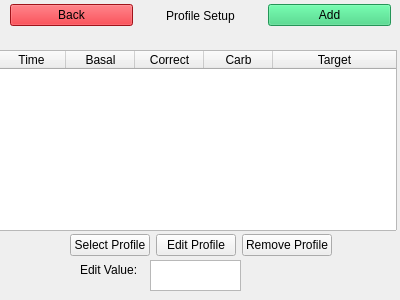
<?xml version="1.0" encoding="UTF-8"?>
<ui version="4.0">
 <class>ScreenProfileSetup</class>
 <widget class="QWidget" name="ScreenProfileSetup">
  <property name="geometry">
   <rect>
    <x>0</x>
    <y>0</y>
    <width>400</width>
    <height>300</height>
   </rect>
  </property>
  <property name="windowTitle">
   <string>Form</string>
  </property>
  <widget class="QWidget" name="horizontalLayoutWidget">
   <property name="geometry">
    <rect>
     <x>10</x>
     <y>0</y>
     <width>381</width>
     <height>31</height>
    </rect>
   </property>
   <layout class="QHBoxLayout" name="horizontalLayout">
    <item>
     <widget class="QPushButton" name="backButton">
      <property name="palette">
       <palette>
        <active>
         <colorrole role="WindowText">
          <brush brushstyle="SolidPattern">
           <color alpha="255">
            <red>0</red>
            <green>0</green>
            <blue>0</blue>
           </color>
          </brush>
         </colorrole>
         <colorrole role="Button">
          <brush brushstyle="SolidPattern">
           <color alpha="255">
            <red>224</red>
            <green>27</green>
            <blue>36</blue>
           </color>
          </brush>
         </colorrole>
         <colorrole role="Light">
          <brush brushstyle="SolidPattern">
           <color alpha="255">
            <red>255</red>
            <green>112</green>
            <blue>118</blue>
           </color>
          </brush>
         </colorrole>
         <colorrole role="Midlight">
          <brush brushstyle="SolidPattern">
           <color alpha="255">
            <red>239</red>
            <green>69</green>
            <blue>77</blue>
           </color>
          </brush>
         </colorrole>
         <colorrole role="Dark">
          <brush brushstyle="SolidPattern">
           <color alpha="255">
            <red>112</red>
            <green>13</green>
            <blue>18</blue>
           </color>
          </brush>
         </colorrole>
         <colorrole role="Mid">
          <brush brushstyle="SolidPattern">
           <color alpha="255">
            <red>149</red>
            <green>18</green>
            <blue>24</blue>
           </color>
          </brush>
         </colorrole>
         <colorrole role="Text">
          <brush brushstyle="SolidPattern">
           <color alpha="255">
            <red>0</red>
            <green>0</green>
            <blue>0</blue>
           </color>
          </brush>
         </colorrole>
         <colorrole role="BrightText">
          <brush brushstyle="SolidPattern">
           <color alpha="255">
            <red>255</red>
            <green>255</green>
            <blue>255</blue>
           </color>
          </brush>
         </colorrole>
         <colorrole role="ButtonText">
          <brush brushstyle="SolidPattern">
           <color alpha="255">
            <red>0</red>
            <green>0</green>
            <blue>0</blue>
           </color>
          </brush>
         </colorrole>
         <colorrole role="Base">
          <brush brushstyle="SolidPattern">
           <color alpha="255">
            <red>255</red>
            <green>255</green>
            <blue>255</blue>
           </color>
          </brush>
         </colorrole>
         <colorrole role="Window">
          <brush brushstyle="SolidPattern">
           <color alpha="255">
            <red>224</red>
            <green>27</green>
            <blue>36</blue>
           </color>
          </brush>
         </colorrole>
         <colorrole role="Shadow">
          <brush brushstyle="SolidPattern">
           <color alpha="255">
            <red>0</red>
            <green>0</green>
            <blue>0</blue>
           </color>
          </brush>
         </colorrole>
         <colorrole role="AlternateBase">
          <brush brushstyle="SolidPattern">
           <color alpha="255">
            <red>239</red>
            <green>141</green>
            <blue>145</blue>
           </color>
          </brush>
         </colorrole>
         <colorrole role="ToolTipBase">
          <brush brushstyle="SolidPattern">
           <color alpha="255">
            <red>255</red>
            <green>255</green>
            <blue>220</blue>
           </color>
          </brush>
         </colorrole>
         <colorrole role="ToolTipText">
          <brush brushstyle="SolidPattern">
           <color alpha="255">
            <red>0</red>
            <green>0</green>
            <blue>0</blue>
           </color>
          </brush>
         </colorrole>
         <colorrole role="PlaceholderText">
          <brush brushstyle="SolidPattern">
           <color alpha="128">
            <red>0</red>
            <green>0</green>
            <blue>0</blue>
           </color>
          </brush>
         </colorrole>
        </active>
        <inactive>
         <colorrole role="WindowText">
          <brush brushstyle="SolidPattern">
           <color alpha="255">
            <red>0</red>
            <green>0</green>
            <blue>0</blue>
           </color>
          </brush>
         </colorrole>
         <colorrole role="Button">
          <brush brushstyle="SolidPattern">
           <color alpha="255">
            <red>224</red>
            <green>27</green>
            <blue>36</blue>
           </color>
          </brush>
         </colorrole>
         <colorrole role="Light">
          <brush brushstyle="SolidPattern">
           <color alpha="255">
            <red>255</red>
            <green>112</green>
            <blue>118</blue>
           </color>
          </brush>
         </colorrole>
         <colorrole role="Midlight">
          <brush brushstyle="SolidPattern">
           <color alpha="255">
            <red>239</red>
            <green>69</green>
            <blue>77</blue>
           </color>
          </brush>
         </colorrole>
         <colorrole role="Dark">
          <brush brushstyle="SolidPattern">
           <color alpha="255">
            <red>112</red>
            <green>13</green>
            <blue>18</blue>
           </color>
          </brush>
         </colorrole>
         <colorrole role="Mid">
          <brush brushstyle="SolidPattern">
           <color alpha="255">
            <red>149</red>
            <green>18</green>
            <blue>24</blue>
           </color>
          </brush>
         </colorrole>
         <colorrole role="Text">
          <brush brushstyle="SolidPattern">
           <color alpha="255">
            <red>0</red>
            <green>0</green>
            <blue>0</blue>
           </color>
          </brush>
         </colorrole>
         <colorrole role="BrightText">
          <brush brushstyle="SolidPattern">
           <color alpha="255">
            <red>255</red>
            <green>255</green>
            <blue>255</blue>
           </color>
          </brush>
         </colorrole>
         <colorrole role="ButtonText">
          <brush brushstyle="SolidPattern">
           <color alpha="255">
            <red>0</red>
            <green>0</green>
            <blue>0</blue>
           </color>
          </brush>
         </colorrole>
         <colorrole role="Base">
          <brush brushstyle="SolidPattern">
           <color alpha="255">
            <red>255</red>
            <green>255</green>
            <blue>255</blue>
           </color>
          </brush>
         </colorrole>
         <colorrole role="Window">
          <brush brushstyle="SolidPattern">
           <color alpha="255">
            <red>224</red>
            <green>27</green>
            <blue>36</blue>
           </color>
          </brush>
         </colorrole>
         <colorrole role="Shadow">
          <brush brushstyle="SolidPattern">
           <color alpha="255">
            <red>0</red>
            <green>0</green>
            <blue>0</blue>
           </color>
          </brush>
         </colorrole>
         <colorrole role="AlternateBase">
          <brush brushstyle="SolidPattern">
           <color alpha="255">
            <red>239</red>
            <green>141</green>
            <blue>145</blue>
           </color>
          </brush>
         </colorrole>
         <colorrole role="ToolTipBase">
          <brush brushstyle="SolidPattern">
           <color alpha="255">
            <red>255</red>
            <green>255</green>
            <blue>220</blue>
           </color>
          </brush>
         </colorrole>
         <colorrole role="ToolTipText">
          <brush brushstyle="SolidPattern">
           <color alpha="255">
            <red>0</red>
            <green>0</green>
            <blue>0</blue>
           </color>
          </brush>
         </colorrole>
         <colorrole role="PlaceholderText">
          <brush brushstyle="SolidPattern">
           <color alpha="128">
            <red>0</red>
            <green>0</green>
            <blue>0</blue>
           </color>
          </brush>
         </colorrole>
        </inactive>
        <disabled>
         <colorrole role="WindowText">
          <brush brushstyle="SolidPattern">
           <color alpha="255">
            <red>112</red>
            <green>13</green>
            <blue>18</blue>
           </color>
          </brush>
         </colorrole>
         <colorrole role="Button">
          <brush brushstyle="SolidPattern">
           <color alpha="255">
            <red>224</red>
            <green>27</green>
            <blue>36</blue>
           </color>
          </brush>
         </colorrole>
         <colorrole role="Light">
          <brush brushstyle="SolidPattern">
           <color alpha="255">
            <red>255</red>
            <green>112</green>
            <blue>118</blue>
           </color>
          </brush>
         </colorrole>
         <colorrole role="Midlight">
          <brush brushstyle="SolidPattern">
           <color alpha="255">
            <red>239</red>
            <green>69</green>
            <blue>77</blue>
           </color>
          </brush>
         </colorrole>
         <colorrole role="Dark">
          <brush brushstyle="SolidPattern">
           <color alpha="255">
            <red>112</red>
            <green>13</green>
            <blue>18</blue>
           </color>
          </brush>
         </colorrole>
         <colorrole role="Mid">
          <brush brushstyle="SolidPattern">
           <color alpha="255">
            <red>149</red>
            <green>18</green>
            <blue>24</blue>
           </color>
          </brush>
         </colorrole>
         <colorrole role="Text">
          <brush brushstyle="SolidPattern">
           <color alpha="255">
            <red>112</red>
            <green>13</green>
            <blue>18</blue>
           </color>
          </brush>
         </colorrole>
         <colorrole role="BrightText">
          <brush brushstyle="SolidPattern">
           <color alpha="255">
            <red>255</red>
            <green>255</green>
            <blue>255</blue>
           </color>
          </brush>
         </colorrole>
         <colorrole role="ButtonText">
          <brush brushstyle="SolidPattern">
           <color alpha="255">
            <red>112</red>
            <green>13</green>
            <blue>18</blue>
           </color>
          </brush>
         </colorrole>
         <colorrole role="Base">
          <brush brushstyle="SolidPattern">
           <color alpha="255">
            <red>224</red>
            <green>27</green>
            <blue>36</blue>
           </color>
          </brush>
         </colorrole>
         <colorrole role="Window">
          <brush brushstyle="SolidPattern">
           <color alpha="255">
            <red>224</red>
            <green>27</green>
            <blue>36</blue>
           </color>
          </brush>
         </colorrole>
         <colorrole role="Shadow">
          <brush brushstyle="SolidPattern">
           <color alpha="255">
            <red>0</red>
            <green>0</green>
            <blue>0</blue>
           </color>
          </brush>
         </colorrole>
         <colorrole role="AlternateBase">
          <brush brushstyle="SolidPattern">
           <color alpha="255">
            <red>224</red>
            <green>27</green>
            <blue>36</blue>
           </color>
          </brush>
         </colorrole>
         <colorrole role="ToolTipBase">
          <brush brushstyle="SolidPattern">
           <color alpha="255">
            <red>255</red>
            <green>255</green>
            <blue>220</blue>
           </color>
          </brush>
         </colorrole>
         <colorrole role="ToolTipText">
          <brush brushstyle="SolidPattern">
           <color alpha="255">
            <red>0</red>
            <green>0</green>
            <blue>0</blue>
           </color>
          </brush>
         </colorrole>
         <colorrole role="PlaceholderText">
          <brush brushstyle="SolidPattern">
           <color alpha="128">
            <red>0</red>
            <green>0</green>
            <blue>0</blue>
           </color>
          </brush>
         </colorrole>
        </disabled>
       </palette>
      </property>
      <property name="text">
       <string>Back</string>
      </property>
     </widget>
    </item>
    <item>
     <widget class="QLabel" name="title">
      <property name="text">
       <string>Profile Setup</string>
      </property>
      <property name="alignment">
       <set>Qt::AlignCenter</set>
      </property>
     </widget>
    </item>
    <item>
     <widget class="QPushButton" name="addButton">
      <property name="palette">
       <palette>
        <active>
         <colorrole role="WindowText">
          <brush brushstyle="SolidPattern">
           <color alpha="255">
            <red>0</red>
            <green>0</green>
            <blue>0</blue>
           </color>
          </brush>
         </colorrole>
         <colorrole role="Button">
          <brush brushstyle="SolidPattern">
           <color alpha="255">
            <red>51</red>
            <green>209</green>
            <blue>122</blue>
           </color>
          </brush>
         </colorrole>
         <colorrole role="Light">
          <brush brushstyle="SolidPattern">
           <color alpha="255">
            <red>121</red>
            <green>255</green>
            <blue>181</blue>
           </color>
          </brush>
         </colorrole>
         <colorrole role="Midlight">
          <brush brushstyle="SolidPattern">
           <color alpha="255">
            <red>86</red>
            <green>232</green>
            <blue>151</blue>
           </color>
          </brush>
         </colorrole>
         <colorrole role="Dark">
          <brush brushstyle="SolidPattern">
           <color alpha="255">
            <red>25</red>
            <green>104</green>
            <blue>61</blue>
           </color>
          </brush>
         </colorrole>
         <colorrole role="Mid">
          <brush brushstyle="SolidPattern">
           <color alpha="255">
            <red>34</red>
            <green>139</green>
            <blue>81</blue>
           </color>
          </brush>
         </colorrole>
         <colorrole role="Text">
          <brush brushstyle="SolidPattern">
           <color alpha="255">
            <red>0</red>
            <green>0</green>
            <blue>0</blue>
           </color>
          </brush>
         </colorrole>
         <colorrole role="BrightText">
          <brush brushstyle="SolidPattern">
           <color alpha="255">
            <red>255</red>
            <green>255</green>
            <blue>255</blue>
           </color>
          </brush>
         </colorrole>
         <colorrole role="ButtonText">
          <brush brushstyle="SolidPattern">
           <color alpha="255">
            <red>0</red>
            <green>0</green>
            <blue>0</blue>
           </color>
          </brush>
         </colorrole>
         <colorrole role="Base">
          <brush brushstyle="SolidPattern">
           <color alpha="255">
            <red>255</red>
            <green>255</green>
            <blue>255</blue>
           </color>
          </brush>
         </colorrole>
         <colorrole role="Window">
          <brush brushstyle="SolidPattern">
           <color alpha="255">
            <red>51</red>
            <green>209</green>
            <blue>122</blue>
           </color>
          </brush>
         </colorrole>
         <colorrole role="Shadow">
          <brush brushstyle="SolidPattern">
           <color alpha="255">
            <red>0</red>
            <green>0</green>
            <blue>0</blue>
           </color>
          </brush>
         </colorrole>
         <colorrole role="AlternateBase">
          <brush brushstyle="SolidPattern">
           <color alpha="255">
            <red>153</red>
            <green>232</green>
            <blue>188</blue>
           </color>
          </brush>
         </colorrole>
         <colorrole role="ToolTipBase">
          <brush brushstyle="SolidPattern">
           <color alpha="255">
            <red>255</red>
            <green>255</green>
            <blue>220</blue>
           </color>
          </brush>
         </colorrole>
         <colorrole role="ToolTipText">
          <brush brushstyle="SolidPattern">
           <color alpha="255">
            <red>0</red>
            <green>0</green>
            <blue>0</blue>
           </color>
          </brush>
         </colorrole>
         <colorrole role="PlaceholderText">
          <brush brushstyle="SolidPattern">
           <color alpha="128">
            <red>0</red>
            <green>0</green>
            <blue>0</blue>
           </color>
          </brush>
         </colorrole>
        </active>
        <inactive>
         <colorrole role="WindowText">
          <brush brushstyle="SolidPattern">
           <color alpha="255">
            <red>0</red>
            <green>0</green>
            <blue>0</blue>
           </color>
          </brush>
         </colorrole>
         <colorrole role="Button">
          <brush brushstyle="SolidPattern">
           <color alpha="255">
            <red>51</red>
            <green>209</green>
            <blue>122</blue>
           </color>
          </brush>
         </colorrole>
         <colorrole role="Light">
          <brush brushstyle="SolidPattern">
           <color alpha="255">
            <red>121</red>
            <green>255</green>
            <blue>181</blue>
           </color>
          </brush>
         </colorrole>
         <colorrole role="Midlight">
          <brush brushstyle="SolidPattern">
           <color alpha="255">
            <red>86</red>
            <green>232</green>
            <blue>151</blue>
           </color>
          </brush>
         </colorrole>
         <colorrole role="Dark">
          <brush brushstyle="SolidPattern">
           <color alpha="255">
            <red>25</red>
            <green>104</green>
            <blue>61</blue>
           </color>
          </brush>
         </colorrole>
         <colorrole role="Mid">
          <brush brushstyle="SolidPattern">
           <color alpha="255">
            <red>34</red>
            <green>139</green>
            <blue>81</blue>
           </color>
          </brush>
         </colorrole>
         <colorrole role="Text">
          <brush brushstyle="SolidPattern">
           <color alpha="255">
            <red>0</red>
            <green>0</green>
            <blue>0</blue>
           </color>
          </brush>
         </colorrole>
         <colorrole role="BrightText">
          <brush brushstyle="SolidPattern">
           <color alpha="255">
            <red>255</red>
            <green>255</green>
            <blue>255</blue>
           </color>
          </brush>
         </colorrole>
         <colorrole role="ButtonText">
          <brush brushstyle="SolidPattern">
           <color alpha="255">
            <red>0</red>
            <green>0</green>
            <blue>0</blue>
           </color>
          </brush>
         </colorrole>
         <colorrole role="Base">
          <brush brushstyle="SolidPattern">
           <color alpha="255">
            <red>255</red>
            <green>255</green>
            <blue>255</blue>
           </color>
          </brush>
         </colorrole>
         <colorrole role="Window">
          <brush brushstyle="SolidPattern">
           <color alpha="255">
            <red>51</red>
            <green>209</green>
            <blue>122</blue>
           </color>
          </brush>
         </colorrole>
         <colorrole role="Shadow">
          <brush brushstyle="SolidPattern">
           <color alpha="255">
            <red>0</red>
            <green>0</green>
            <blue>0</blue>
           </color>
          </brush>
         </colorrole>
         <colorrole role="AlternateBase">
          <brush brushstyle="SolidPattern">
           <color alpha="255">
            <red>153</red>
            <green>232</green>
            <blue>188</blue>
           </color>
          </brush>
         </colorrole>
         <colorrole role="ToolTipBase">
          <brush brushstyle="SolidPattern">
           <color alpha="255">
            <red>255</red>
            <green>255</green>
            <blue>220</blue>
           </color>
          </brush>
         </colorrole>
         <colorrole role="ToolTipText">
          <brush brushstyle="SolidPattern">
           <color alpha="255">
            <red>0</red>
            <green>0</green>
            <blue>0</blue>
           </color>
          </brush>
         </colorrole>
         <colorrole role="PlaceholderText">
          <brush brushstyle="SolidPattern">
           <color alpha="128">
            <red>0</red>
            <green>0</green>
            <blue>0</blue>
           </color>
          </brush>
         </colorrole>
        </inactive>
        <disabled>
         <colorrole role="WindowText">
          <brush brushstyle="SolidPattern">
           <color alpha="255">
            <red>25</red>
            <green>104</green>
            <blue>61</blue>
           </color>
          </brush>
         </colorrole>
         <colorrole role="Button">
          <brush brushstyle="SolidPattern">
           <color alpha="255">
            <red>51</red>
            <green>209</green>
            <blue>122</blue>
           </color>
          </brush>
         </colorrole>
         <colorrole role="Light">
          <brush brushstyle="SolidPattern">
           <color alpha="255">
            <red>121</red>
            <green>255</green>
            <blue>181</blue>
           </color>
          </brush>
         </colorrole>
         <colorrole role="Midlight">
          <brush brushstyle="SolidPattern">
           <color alpha="255">
            <red>86</red>
            <green>232</green>
            <blue>151</blue>
           </color>
          </brush>
         </colorrole>
         <colorrole role="Dark">
          <brush brushstyle="SolidPattern">
           <color alpha="255">
            <red>25</red>
            <green>104</green>
            <blue>61</blue>
           </color>
          </brush>
         </colorrole>
         <colorrole role="Mid">
          <brush brushstyle="SolidPattern">
           <color alpha="255">
            <red>34</red>
            <green>139</green>
            <blue>81</blue>
           </color>
          </brush>
         </colorrole>
         <colorrole role="Text">
          <brush brushstyle="SolidPattern">
           <color alpha="255">
            <red>25</red>
            <green>104</green>
            <blue>61</blue>
           </color>
          </brush>
         </colorrole>
         <colorrole role="BrightText">
          <brush brushstyle="SolidPattern">
           <color alpha="255">
            <red>255</red>
            <green>255</green>
            <blue>255</blue>
           </color>
          </brush>
         </colorrole>
         <colorrole role="ButtonText">
          <brush brushstyle="SolidPattern">
           <color alpha="255">
            <red>25</red>
            <green>104</green>
            <blue>61</blue>
           </color>
          </brush>
         </colorrole>
         <colorrole role="Base">
          <brush brushstyle="SolidPattern">
           <color alpha="255">
            <red>51</red>
            <green>209</green>
            <blue>122</blue>
           </color>
          </brush>
         </colorrole>
         <colorrole role="Window">
          <brush brushstyle="SolidPattern">
           <color alpha="255">
            <red>51</red>
            <green>209</green>
            <blue>122</blue>
           </color>
          </brush>
         </colorrole>
         <colorrole role="Shadow">
          <brush brushstyle="SolidPattern">
           <color alpha="255">
            <red>0</red>
            <green>0</green>
            <blue>0</blue>
           </color>
          </brush>
         </colorrole>
         <colorrole role="AlternateBase">
          <brush brushstyle="SolidPattern">
           <color alpha="255">
            <red>51</red>
            <green>209</green>
            <blue>122</blue>
           </color>
          </brush>
         </colorrole>
         <colorrole role="ToolTipBase">
          <brush brushstyle="SolidPattern">
           <color alpha="255">
            <red>255</red>
            <green>255</green>
            <blue>220</blue>
           </color>
          </brush>
         </colorrole>
         <colorrole role="ToolTipText">
          <brush brushstyle="SolidPattern">
           <color alpha="255">
            <red>0</red>
            <green>0</green>
            <blue>0</blue>
           </color>
          </brush>
         </colorrole>
         <colorrole role="PlaceholderText">
          <brush brushstyle="SolidPattern">
           <color alpha="128">
            <red>0</red>
            <green>0</green>
            <blue>0</blue>
           </color>
          </brush>
         </colorrole>
        </disabled>
       </palette>
      </property>
      <property name="text">
       <string>Add</string>
      </property>
     </widget>
    </item>
   </layout>
  </widget>
  <widget class="QTableWidget" name="profileTable">
   <property name="enabled">
    <bool>true</bool>
   </property>
   <property name="geometry">
    <rect>
     <x>-4</x>
     <y>50</y>
     <width>401</width>
     <height>181</height>
    </rect>
   </property>
   <property name="sizePolicy">
    <sizepolicy hsizetype="Expanding" vsizetype="Expanding">
     <horstretch>0</horstretch>
     <verstretch>0</verstretch>
    </sizepolicy>
   </property>
   <property name="minimumSize">
    <size>
     <width>401</width>
     <height>0</height>
    </size>
   </property>
   <property name="layoutDirection">
    <enum>Qt::LeftToRight</enum>
   </property>
   <property name="editTriggers">
    <set>QAbstractItemView::NoEditTriggers</set>
   </property>
   <property name="gridStyle">
    <enum>Qt::SolidLine</enum>
   </property>
   <property name="sortingEnabled">
    <bool>false</bool>
   </property>
   <property name="rowCount">
    <number>0</number>
   </property>
   <attribute name="horizontalHeaderCascadingSectionResizes">
    <bool>true</bool>
   </attribute>
   <attribute name="horizontalHeaderDefaultSectionSize">
    <number>69</number>
   </attribute>
   <attribute name="horizontalHeaderShowSortIndicator" stdset="0">
    <bool>false</bool>
   </attribute>
   <attribute name="horizontalHeaderStretchLastSection">
    <bool>true</bool>
   </attribute>
   <attribute name="verticalHeaderDefaultSectionSize">
    <number>36</number>
   </attribute>
   <column>
    <property name="text">
     <string>Time</string>
    </property>
   </column>
   <column>
    <property name="text">
     <string>Basal</string>
    </property>
   </column>
   <column>
    <property name="text">
     <string>Correct</string>
    </property>
   </column>
   <column>
    <property name="text">
     <string>Carb</string>
    </property>
   </column>
   <column>
    <property name="text">
     <string>Target</string>
    </property>
   </column>
  </widget>
  <widget class="QWidget" name="horizontalLayoutWidget_2">
   <property name="geometry">
    <rect>
     <x>0</x>
     <y>230</y>
     <width>401</width>
     <height>31</height>
    </rect>
   </property>
   <layout class="QHBoxLayout" name="horizontalLayout_2">
    <item>
     <spacer name="horizontalSpacer">
      <property name="orientation">
       <enum>Qt::Horizontal</enum>
      </property>
      <property name="sizeHint" stdset="0">
       <size>
        <width>35</width>
        <height>20</height>
       </size>
      </property>
     </spacer>
    </item>
    <item>
     <widget class="QPushButton" name="selectButton">
      <property name="text">
       <string>Select Profile</string>
      </property>
     </widget>
    </item>
    <item>
     <widget class="QPushButton" name="editButton">
      <property name="text">
       <string>Edit Profile</string>
      </property>
     </widget>
    </item>
    <item>
     <widget class="QPushButton" name="removeButton">
      <property name="text">
       <string>Remove Profile</string>
      </property>
     </widget>
    </item>
    <item>
     <spacer name="horizontalSpacer_2">
      <property name="orientation">
       <enum>Qt::Horizontal</enum>
      </property>
      <property name="sizeHint" stdset="0">
       <size>
        <width>40</width>
        <height>20</height>
       </size>
      </property>
     </spacer>
    </item>
   </layout>
  </widget>
  <widget class="QTextEdit" name="editText">
   <property name="geometry">
    <rect>
     <x>150</x>
     <y>260</y>
     <width>91</width>
     <height>31</height>
    </rect>
   </property>
  </widget>
  <widget class="QLabel" name="label">
   <property name="geometry">
    <rect>
     <x>80</x>
     <y>260</y>
     <width>81</width>
     <height>20</height>
    </rect>
   </property>
   <property name="text">
    <string>Edit Value:</string>
   </property>
  </widget>
  <zorder>horizontalLayoutWidget</zorder>
  <zorder>horizontalLayoutWidget_2</zorder>
  <zorder>profileTable</zorder>
  <zorder>editText</zorder>
  <zorder>label</zorder>
 </widget>
 <resources/>
 <connections/>
</ui>
